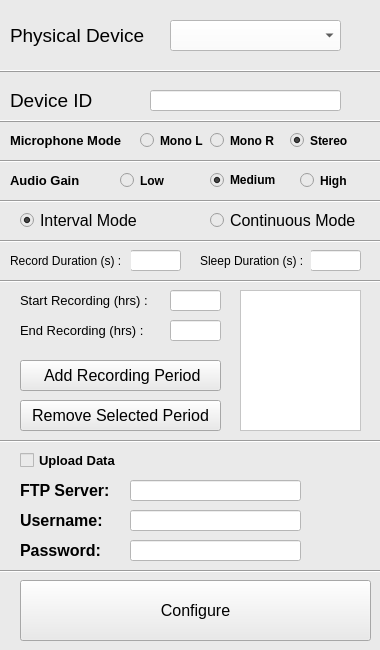
<?xml version="1.0" encoding="UTF-8"?>
<ui version="4.0">
 <class>GUI</class>
 <widget class="QWidget" name="GUI">
  <property name="windowModality">
   <enum>Qt::ApplicationModal</enum>
  </property>
  <property name="enabled">
   <bool>true</bool>
  </property>
  <property name="geometry">
   <rect>
    <x>0</x>
    <y>0</y>
    <width>380</width>
    <height>650</height>
   </rect>
  </property>
  <property name="sizePolicy">
   <sizepolicy hsizetype="Fixed" vsizetype="Fixed">
    <horstretch>0</horstretch>
    <verstretch>0</verstretch>
   </sizepolicy>
  </property>
  <property name="minimumSize">
   <size>
    <width>380</width>
    <height>650</height>
   </size>
  </property>
  <property name="maximumSize">
   <size>
    <width>380</width>
    <height>650</height>
   </size>
  </property>
  <property name="baseSize">
   <size>
    <width>380</width>
    <height>600</height>
   </size>
  </property>
  <property name="font">
   <font>
    <family>Arial</family>
    <pointsize>12</pointsize>
   </font>
  </property>
  <property name="mouseTracking">
   <bool>false</bool>
  </property>
  <property name="windowTitle">
   <string>ListenConfig</string>
  </property>
  <property name="autoFillBackground">
   <bool>false</bool>
  </property>
  <property name="styleSheet">
   <string notr="true">background:rgb(234, 234, 234)</string>
  </property>
  <widget class="QLabel" name="label_6">
   <property name="geometry">
    <rect>
     <x>10</x>
     <y>20</y>
     <width>141</width>
     <height>31</height>
    </rect>
   </property>
   <property name="font">
    <font>
     <family>Arial</family>
     <pointsize>14</pointsize>
     <weight>50</weight>
     <bold>false</bold>
    </font>
   </property>
   <property name="text">
    <string>Physical Device</string>
   </property>
  </widget>
  <widget class="QComboBox" name="comboBox">
   <property name="enabled">
    <bool>true</bool>
   </property>
   <property name="geometry">
    <rect>
     <x>170</x>
     <y>20</y>
     <width>171</width>
     <height>31</height>
    </rect>
   </property>
   <property name="focusPolicy">
    <enum>Qt::NoFocus</enum>
   </property>
   <property name="autoFillBackground">
    <bool>false</bool>
   </property>
   <property name="styleSheet">
    <string notr="true">background:rgb(255, 255, 255)</string>
   </property>
   <property name="editable">
    <bool>false</bool>
   </property>
   <property name="frame">
    <bool>true</bool>
   </property>
  </widget>
  <widget class="QPushButton" name="pushButton_3">
   <property name="geometry">
    <rect>
     <x>20</x>
     <y>580</y>
     <width>351</width>
     <height>61</height>
    </rect>
   </property>
   <property name="contextMenuPolicy">
    <enum>Qt::PreventContextMenu</enum>
   </property>
   <property name="text">
    <string>Configure</string>
   </property>
  </widget>
  <widget class="Line" name="line_4">
   <property name="geometry">
    <rect>
     <x>-10</x>
     <y>440</y>
     <width>391</width>
     <height>3</height>
    </rect>
   </property>
   <property name="orientation">
    <enum>Qt::Horizontal</enum>
   </property>
  </widget>
  <widget class="QLineEdit" name="startRecord">
   <property name="geometry">
    <rect>
     <x>170</x>
     <y>290</y>
     <width>51</width>
     <height>21</height>
    </rect>
   </property>
   <property name="font">
    <font>
     <family>Arial</family>
     <pointsize>10</pointsize>
    </font>
   </property>
   <property name="autoFillBackground">
    <bool>false</bool>
   </property>
   <property name="styleSheet">
    <string notr="true">background:rgb(255, 255, 255)</string>
   </property>
   <property name="inputMethodHints">
    <set>Qt::ImhTime</set>
   </property>
   <property name="inputMask">
    <string/>
   </property>
   <property name="text">
    <string/>
   </property>
   <property name="maxLength">
    <number>4</number>
   </property>
   <property name="cursorPosition">
    <number>0</number>
   </property>
   <property name="dragEnabled">
    <bool>false</bool>
   </property>
  </widget>
  <widget class="QLineEdit" name="DeviceID">
   <property name="geometry">
    <rect>
     <x>150</x>
     <y>90</y>
     <width>191</width>
     <height>21</height>
    </rect>
   </property>
   <property name="font">
    <font>
     <family>Arial</family>
     <pointsize>14</pointsize>
    </font>
   </property>
   <property name="styleSheet">
    <string notr="true">background:rgb(255, 255, 255)</string>
   </property>
   <property name="text">
    <string/>
   </property>
   <property name="maxLength">
    <number>15</number>
   </property>
   <property name="cursorPosition">
    <number>0</number>
   </property>
   <property name="clearButtonEnabled">
    <bool>false</bool>
   </property>
  </widget>
  <widget class="QPushButton" name="pushButton">
   <property name="geometry">
    <rect>
     <x>20</x>
     <y>360</y>
     <width>201</width>
     <height>31</height>
    </rect>
   </property>
   <property name="mouseTracking">
    <bool>true</bool>
   </property>
   <property name="autoFillBackground">
    <bool>false</bool>
   </property>
   <property name="text">
    <string> Add Recording Period</string>
   </property>
  </widget>
  <widget class="QLineEdit" name="recordDuration">
   <property name="geometry">
    <rect>
     <x>130</x>
     <y>250</y>
     <width>51</width>
     <height>21</height>
    </rect>
   </property>
   <property name="font">
    <font>
     <family>Arial</family>
     <pointsize>10</pointsize>
    </font>
   </property>
   <property name="styleSheet">
    <string notr="true">background:rgb(255, 255, 255)</string>
   </property>
   <property name="maxLength">
    <number>4</number>
   </property>
   <property name="alignment">
    <set>Qt::AlignCenter</set>
   </property>
  </widget>
  <widget class="QLabel" name="label">
   <property name="geometry">
    <rect>
     <x>10</x>
     <y>90</y>
     <width>91</width>
     <height>20</height>
    </rect>
   </property>
   <property name="sizePolicy">
    <sizepolicy hsizetype="Ignored" vsizetype="Ignored">
     <horstretch>0</horstretch>
     <verstretch>0</verstretch>
    </sizepolicy>
   </property>
   <property name="font">
    <font>
     <family>Arial</family>
     <pointsize>14</pointsize>
     <weight>50</weight>
     <bold>false</bold>
    </font>
   </property>
   <property name="text">
    <string>Device ID</string>
   </property>
  </widget>
  <widget class="QLabel" name="label_8">
   <property name="geometry">
    <rect>
     <x>10</x>
     <y>170</y>
     <width>91</width>
     <height>21</height>
    </rect>
   </property>
   <property name="font">
    <font>
     <family>Arial</family>
     <pointsize>10</pointsize>
     <weight>75</weight>
     <bold>true</bold>
    </font>
   </property>
   <property name="text">
    <string>Audio Gain</string>
   </property>
  </widget>
  <widget class="QRadioButton" name="stereo">
   <property name="geometry">
    <rect>
     <x>290</x>
     <y>130</y>
     <width>61</width>
     <height>21</height>
    </rect>
   </property>
   <property name="font">
    <font>
     <family>Arial</family>
     <pointsize>9</pointsize>
     <weight>75</weight>
     <bold>true</bold>
    </font>
   </property>
   <property name="text">
    <string>Stereo</string>
   </property>
   <property name="checked">
    <bool>true</bool>
   </property>
   <attribute name="buttonGroup">
    <string notr="true">micMode</string>
   </attribute>
  </widget>
  <widget class="QLabel" name="label_2">
   <property name="geometry">
    <rect>
     <x>20</x>
     <y>290</y>
     <width>141</width>
     <height>21</height>
    </rect>
   </property>
   <property name="font">
    <font>
     <family>Arial</family>
     <pointsize>10</pointsize>
    </font>
   </property>
   <property name="text">
    <string>Start Recording (hrs) :</string>
   </property>
  </widget>
  <widget class="QRadioButton" name="Continuous">
   <property name="geometry">
    <rect>
     <x>210</x>
     <y>210</y>
     <width>151</width>
     <height>21</height>
    </rect>
   </property>
   <property name="font">
    <font>
     <pointsize>12</pointsize>
    </font>
   </property>
   <property name="text">
    <string>Continuous Mode</string>
   </property>
   <attribute name="buttonGroup">
    <string notr="true">mode</string>
   </attribute>
  </widget>
  <widget class="QLabel" name="label_4">
   <property name="geometry">
    <rect>
     <x>10</x>
     <y>250</y>
     <width>121</width>
     <height>21</height>
    </rect>
   </property>
   <property name="font">
    <font>
     <pointsize>9</pointsize>
    </font>
   </property>
   <property name="text">
    <string>Record Duration (s) :</string>
   </property>
  </widget>
  <widget class="Line" name="line_6">
   <property name="geometry">
    <rect>
     <x>0</x>
     <y>160</y>
     <width>381</width>
     <height>3</height>
    </rect>
   </property>
   <property name="orientation">
    <enum>Qt::Horizontal</enum>
   </property>
  </widget>
  <widget class="QLineEdit" name="endRecord">
   <property name="geometry">
    <rect>
     <x>170</x>
     <y>320</y>
     <width>51</width>
     <height>21</height>
    </rect>
   </property>
   <property name="font">
    <font>
     <family>Arial</family>
     <pointsize>10</pointsize>
    </font>
   </property>
   <property name="styleSheet">
    <string notr="true">background:rgb(255, 255, 255)</string>
   </property>
   <property name="inputMethodHints">
    <set>Qt::ImhTime</set>
   </property>
   <property name="text">
    <string/>
   </property>
   <property name="maxLength">
    <number>4</number>
   </property>
  </widget>
  <widget class="QPushButton" name="pushButton_2">
   <property name="geometry">
    <rect>
     <x>20</x>
     <y>400</y>
     <width>201</width>
     <height>31</height>
    </rect>
   </property>
   <property name="text">
    <string>Remove Selected Period</string>
   </property>
  </widget>
  <widget class="Line" name="line_5">
   <property name="geometry">
    <rect>
     <x>0</x>
     <y>200</y>
     <width>381</width>
     <height>3</height>
    </rect>
   </property>
   <property name="orientation">
    <enum>Qt::Horizontal</enum>
   </property>
  </widget>
  <widget class="QLineEdit" name="sleepDuration">
   <property name="geometry">
    <rect>
     <x>310</x>
     <y>250</y>
     <width>51</width>
     <height>21</height>
    </rect>
   </property>
   <property name="font">
    <font>
     <family>Arial</family>
     <pointsize>10</pointsize>
    </font>
   </property>
   <property name="styleSheet">
    <string notr="true">background:rgb(255, 255, 255)</string>
   </property>
   <property name="maxLength">
    <number>4</number>
   </property>
   <property name="alignment">
    <set>Qt::AlignCenter</set>
   </property>
  </widget>
  <widget class="QRadioButton" name="Medium">
   <property name="geometry">
    <rect>
     <x>210</x>
     <y>170</y>
     <width>71</width>
     <height>20</height>
    </rect>
   </property>
   <property name="font">
    <font>
     <family>Arial</family>
     <pointsize>9</pointsize>
     <weight>75</weight>
     <bold>true</bold>
    </font>
   </property>
   <property name="text">
    <string>Medium</string>
   </property>
   <property name="checked">
    <bool>true</bool>
   </property>
   <attribute name="buttonGroup">
    <string notr="true">gain</string>
   </attribute>
  </widget>
  <widget class="QRadioButton" name="monoL">
   <property name="geometry">
    <rect>
     <x>140</x>
     <y>130</y>
     <width>71</width>
     <height>21</height>
    </rect>
   </property>
   <property name="font">
    <font>
     <family>Arial</family>
     <pointsize>9</pointsize>
     <weight>75</weight>
     <bold>true</bold>
    </font>
   </property>
   <property name="text">
    <string>Mono L</string>
   </property>
   <property name="checked">
    <bool>false</bool>
   </property>
   <attribute name="buttonGroup">
    <string notr="true">micMode</string>
   </attribute>
  </widget>
  <widget class="QLabel" name="label_5">
   <property name="geometry">
    <rect>
     <x>200</x>
     <y>250</y>
     <width>111</width>
     <height>21</height>
    </rect>
   </property>
   <property name="font">
    <font>
     <pointsize>9</pointsize>
    </font>
   </property>
   <property name="text">
    <string>Sleep Duration (s) :</string>
   </property>
  </widget>
  <widget class="QLabel" name="label_3">
   <property name="geometry">
    <rect>
     <x>20</x>
     <y>320</y>
     <width>141</width>
     <height>21</height>
    </rect>
   </property>
   <property name="font">
    <font>
     <family>Arial</family>
     <pointsize>10</pointsize>
    </font>
   </property>
   <property name="text">
    <string>End Recording (hrs) :</string>
   </property>
  </widget>
  <widget class="Line" name="line">
   <property name="windowModality">
    <enum>Qt::NonModal</enum>
   </property>
   <property name="geometry">
    <rect>
     <x>0</x>
     <y>120</y>
     <width>381</width>
     <height>3</height>
    </rect>
   </property>
   <property name="frameShadow">
    <enum>QFrame::Raised</enum>
   </property>
   <property name="orientation">
    <enum>Qt::Horizontal</enum>
   </property>
  </widget>
  <widget class="QListWidget" name="listWidget">
   <property name="geometry">
    <rect>
     <x>240</x>
     <y>290</y>
     <width>121</width>
     <height>141</height>
    </rect>
   </property>
   <property name="font">
    <font>
     <family>Arial</family>
     <pointsize>10</pointsize>
    </font>
   </property>
   <property name="styleSheet">
    <string notr="true">background:rgb(255, 255, 255)</string>
   </property>
  </widget>
  <widget class="QRadioButton" name="Low">
   <property name="geometry">
    <rect>
     <x>120</x>
     <y>170</y>
     <width>61</width>
     <height>21</height>
    </rect>
   </property>
   <property name="font">
    <font>
     <family>Arial</family>
     <pointsize>9</pointsize>
     <weight>75</weight>
     <bold>true</bold>
    </font>
   </property>
   <property name="text">
    <string>Low</string>
   </property>
   <attribute name="buttonGroup">
    <string notr="true">gain</string>
   </attribute>
  </widget>
  <widget class="QRadioButton" name="Interval">
   <property name="geometry">
    <rect>
     <x>20</x>
     <y>210</y>
     <width>121</width>
     <height>20</height>
    </rect>
   </property>
   <property name="font">
    <font>
     <pointsize>12</pointsize>
    </font>
   </property>
   <property name="text">
    <string>Interval Mode</string>
   </property>
   <property name="checked">
    <bool>true</bool>
   </property>
   <attribute name="buttonGroup">
    <string notr="true">mode</string>
   </attribute>
  </widget>
  <widget class="Line" name="line_2">
   <property name="geometry">
    <rect>
     <x>0</x>
     <y>240</y>
     <width>381</width>
     <height>3</height>
    </rect>
   </property>
   <property name="orientation">
    <enum>Qt::Horizontal</enum>
   </property>
  </widget>
  <widget class="QLabel" name="label_7">
   <property name="geometry">
    <rect>
     <x>10</x>
     <y>130</y>
     <width>121</width>
     <height>21</height>
    </rect>
   </property>
   <property name="font">
    <font>
     <family>Arial</family>
     <pointsize>10</pointsize>
     <weight>75</weight>
     <bold>true</bold>
    </font>
   </property>
   <property name="text">
    <string>Microphone Mode</string>
   </property>
  </widget>
  <widget class="Line" name="line_3">
   <property name="geometry">
    <rect>
     <x>0</x>
     <y>280</y>
     <width>381</width>
     <height>3</height>
    </rect>
   </property>
   <property name="font">
    <font>
     <family>Arial</family>
     <pointsize>14</pointsize>
    </font>
   </property>
   <property name="orientation">
    <enum>Qt::Horizontal</enum>
   </property>
  </widget>
  <widget class="QRadioButton" name="High">
   <property name="geometry">
    <rect>
     <x>300</x>
     <y>170</y>
     <width>51</width>
     <height>21</height>
    </rect>
   </property>
   <property name="font">
    <font>
     <family>Arial</family>
     <pointsize>9</pointsize>
     <weight>75</weight>
     <bold>true</bold>
    </font>
   </property>
   <property name="text">
    <string>High</string>
   </property>
   <property name="checked">
    <bool>false</bool>
   </property>
   <property name="autoRepeat">
    <bool>false</bool>
   </property>
   <property name="autoExclusive">
    <bool>true</bool>
   </property>
   <attribute name="buttonGroup">
    <string notr="true">gain</string>
   </attribute>
  </widget>
  <widget class="Line" name="line_8">
   <property name="geometry">
    <rect>
     <x>-10</x>
     <y>570</y>
     <width>391</width>
     <height>3</height>
    </rect>
   </property>
   <property name="orientation">
    <enum>Qt::Horizontal</enum>
   </property>
  </widget>
  <widget class="QCheckBox" name="uploadData">
   <property name="geometry">
    <rect>
     <x>20</x>
     <y>450</y>
     <width>101</width>
     <height>21</height>
    </rect>
   </property>
   <property name="sizePolicy">
    <sizepolicy hsizetype="Fixed" vsizetype="Fixed">
     <horstretch>0</horstretch>
     <verstretch>0</verstretch>
    </sizepolicy>
   </property>
   <property name="font">
    <font>
     <family>Arial</family>
     <pointsize>10</pointsize>
     <weight>75</weight>
     <bold>true</bold>
     <strikeout>false</strikeout>
    </font>
   </property>
   <property name="text">
    <string>Upload Data</string>
   </property>
   <property name="checkable">
    <bool>true</bool>
   </property>
   <property name="checked">
    <bool>false</bool>
   </property>
  </widget>
  <widget class="QLabel" name="label_9">
   <property name="geometry">
    <rect>
     <x>20</x>
     <y>510</y>
     <width>91</width>
     <height>21</height>
    </rect>
   </property>
   <property name="font">
    <font>
     <family>Arial</family>
     <pointsize>12</pointsize>
     <weight>75</weight>
     <bold>true</bold>
    </font>
   </property>
   <property name="text">
    <string>Username:</string>
   </property>
  </widget>
  <widget class="QLabel" name="label_10">
   <property name="geometry">
    <rect>
     <x>20</x>
     <y>540</y>
     <width>91</width>
     <height>21</height>
    </rect>
   </property>
   <property name="font">
    <font>
     <family>Arial</family>
     <pointsize>12</pointsize>
     <weight>75</weight>
     <bold>true</bold>
    </font>
   </property>
   <property name="text">
    <string>Password:</string>
   </property>
  </widget>
  <widget class="QLineEdit" name="user">
   <property name="geometry">
    <rect>
     <x>130</x>
     <y>510</y>
     <width>171</width>
     <height>21</height>
    </rect>
   </property>
   <property name="sizePolicy">
    <sizepolicy hsizetype="Fixed" vsizetype="Fixed">
     <horstretch>0</horstretch>
     <verstretch>0</verstretch>
    </sizepolicy>
   </property>
   <property name="font">
    <font>
     <family>Arial</family>
     <pointsize>10</pointsize>
    </font>
   </property>
   <property name="styleSheet">
    <string notr="true">background:rgb(255, 255, 255)</string>
   </property>
   <property name="readOnly">
    <bool>false</bool>
   </property>
  </widget>
  <widget class="QLineEdit" name="Pass">
   <property name="geometry">
    <rect>
     <x>130</x>
     <y>540</y>
     <width>171</width>
     <height>21</height>
    </rect>
   </property>
   <property name="styleSheet">
    <string notr="true">background:rgb(255, 255, 255)</string>
   </property>
  </widget>
  <widget class="QRadioButton" name="monoR">
   <property name="geometry">
    <rect>
     <x>210</x>
     <y>130</y>
     <width>71</width>
     <height>21</height>
    </rect>
   </property>
   <property name="font">
    <font>
     <family>Arial</family>
     <pointsize>9</pointsize>
     <weight>75</weight>
     <bold>true</bold>
    </font>
   </property>
   <property name="text">
    <string>Mono R</string>
   </property>
   <property name="checked">
    <bool>false</bool>
   </property>
   <attribute name="buttonGroup">
    <string notr="true">micMode</string>
   </attribute>
  </widget>
  <widget class="QLabel" name="label_11">
   <property name="geometry">
    <rect>
     <x>20</x>
     <y>480</y>
     <width>91</width>
     <height>21</height>
    </rect>
   </property>
   <property name="font">
    <font>
     <family>Arial</family>
     <pointsize>12</pointsize>
     <weight>75</weight>
     <bold>true</bold>
    </font>
   </property>
   <property name="text">
    <string>FTP Server:</string>
   </property>
  </widget>
  <widget class="QLineEdit" name="server">
   <property name="geometry">
    <rect>
     <x>130</x>
     <y>480</y>
     <width>171</width>
     <height>21</height>
    </rect>
   </property>
   <property name="sizePolicy">
    <sizepolicy hsizetype="Fixed" vsizetype="Fixed">
     <horstretch>0</horstretch>
     <verstretch>0</verstretch>
    </sizepolicy>
   </property>
   <property name="font">
    <font>
     <family>Arial</family>
     <pointsize>10</pointsize>
    </font>
   </property>
   <property name="styleSheet">
    <string notr="true">background:rgb(255, 255, 255)</string>
   </property>
   <property name="readOnly">
    <bool>false</bool>
   </property>
  </widget>
  <widget class="Line" name="line_7">
   <property name="windowModality">
    <enum>Qt::NonModal</enum>
   </property>
   <property name="geometry">
    <rect>
     <x>0</x>
     <y>70</y>
     <width>381</width>
     <height>3</height>
    </rect>
   </property>
   <property name="frameShadow">
    <enum>QFrame::Raised</enum>
   </property>
   <property name="orientation">
    <enum>Qt::Horizontal</enum>
   </property>
  </widget>
  <zorder>label_2</zorder>
  <zorder>label_6</zorder>
  <zorder>comboBox</zorder>
  <zorder>pushButton_3</zorder>
  <zorder>line_4</zorder>
  <zorder>startRecord</zorder>
  <zorder>DeviceID</zorder>
  <zorder>pushButton</zorder>
  <zorder>recordDuration</zorder>
  <zorder>label</zorder>
  <zorder>label_8</zorder>
  <zorder>stereo</zorder>
  <zorder>Continuous</zorder>
  <zorder>label_4</zorder>
  <zorder>line_6</zorder>
  <zorder>endRecord</zorder>
  <zorder>pushButton_2</zorder>
  <zorder>line_5</zorder>
  <zorder>sleepDuration</zorder>
  <zorder>Medium</zorder>
  <zorder>monoL</zorder>
  <zorder>label_5</zorder>
  <zorder>label_3</zorder>
  <zorder>line</zorder>
  <zorder>listWidget</zorder>
  <zorder>Low</zorder>
  <zorder>Interval</zorder>
  <zorder>line_2</zorder>
  <zorder>label_7</zorder>
  <zorder>line_3</zorder>
  <zorder>High</zorder>
  <zorder>line_8</zorder>
  <zorder>uploadData</zorder>
  <zorder>label_9</zorder>
  <zorder>label_10</zorder>
  <zorder>user</zorder>
  <zorder>Pass</zorder>
  <zorder>monoR</zorder>
  <zorder>label_11</zorder>
  <zorder>server</zorder>
  <zorder>line_7</zorder>
 </widget>
 <resources/>
 <connections/>
 <buttongroups>
  <buttongroup name="mode"/>
  <buttongroup name="micMode"/>
  <buttongroup name="gain"/>
 </buttongroups>
</ui>
